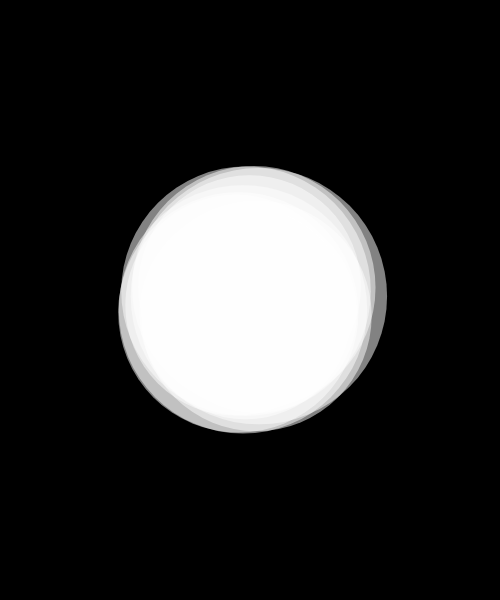
Frame 1 (no input)
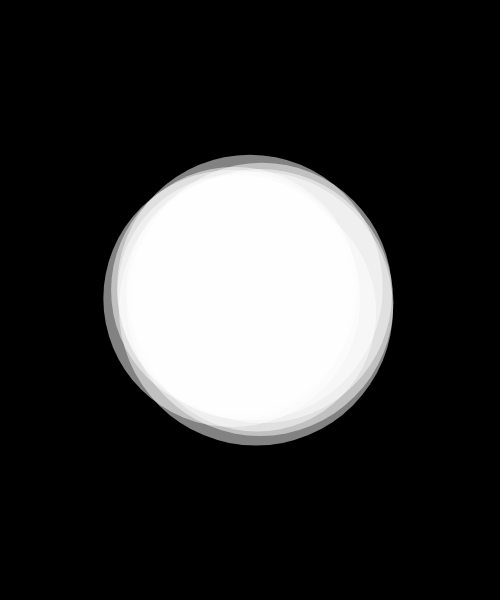
Frame 60 (no input)
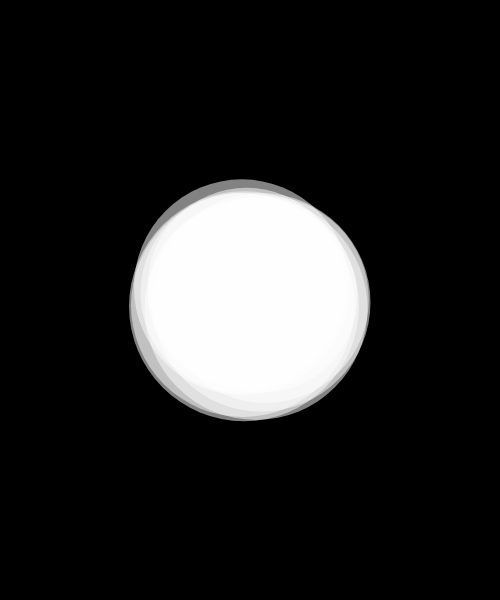
Frame 120 (the mouse pressed at the canvas centre since frame 60)

The p5.js sketch that drew these frames (run headless with seeded random() and noise() and a simulated clock; from frame 60 on, the mouse is pressed at the canvas centre):

// p5.js sketch
// ── sketch.js
"use strict";

let debugMode = false;
let blobs = []

function setup() {
  createCanvas(500, 600);
  background(0);
  noStroke();

  blobs.push(new Blob(width / 2, height / 2, 3.0));

}

function draw() {
    background(0);


  for (let i = 0; i < blobs.length; i++) {
    blobs[i].update();
    blobs[i].display();
  }
}


class Particle {
  constructor(x, y) {
    this.pos = createVector(x, y);
    this.dia = random(50, 80);
    this.angle = random(TWO_PI);
    this.aVel = random(0.01, 0.05);
    this.distance = random(3, 6);
  }
  display() {
    this.angle += this.aVel;

    this.pos.x = cos(this.angle) * this.distance;
    this.pos.y = sin(this.angle) * this.distance;
    let dia = sin(this.angle) * this.distance;

      // strokeWeight(0.5)
      noStroke();
      // stroke(255,255);
      fill(255,130);

      ellipse(this.pos.x, this.pos.y, 10 + this.dia, 10 + this.dia);
      // stroke(255,110);
      // fill(255,110);
      //
      // ellipse(this.pos.x, this.pos.y, 20 + this.dia, 20 + this.dia);
      // // stroke(255,100);
      // fill(255,100);
      //
      // ellipse(this.pos.x, this.pos.y, 30 + this.dia, 30 + this.dia);
  }
}

class Blob {
  constructor(x, y, size) {
    this.pos = createVector(x, y);
    this.vel = createVector();
    this.acc = createVector();
    this.size = size;
    this.sizeFreq = random(0.01, 0.05);
    this.scale = 1.0;
    this.particles = [];
    let randomNumber = floor(random(3, 5));
    for (let i = 0; i < 10; i++) {
      this.particles.push(new Particle(this.pos.x, this.pos.y));
    }

  }
  update() {
    this.scale = this.size * map(sin(frameCount * this.sizeFreq), -1, 1, 0.9, 1.1);
  }
  display() {
    push();
    translate(this.pos.x, this.pos.y);
    scale(this.scale);
    for (let i = 0; i < this.particles.length; i++) {
      this.particles[i].display();
    }
    pop();
  }
}
